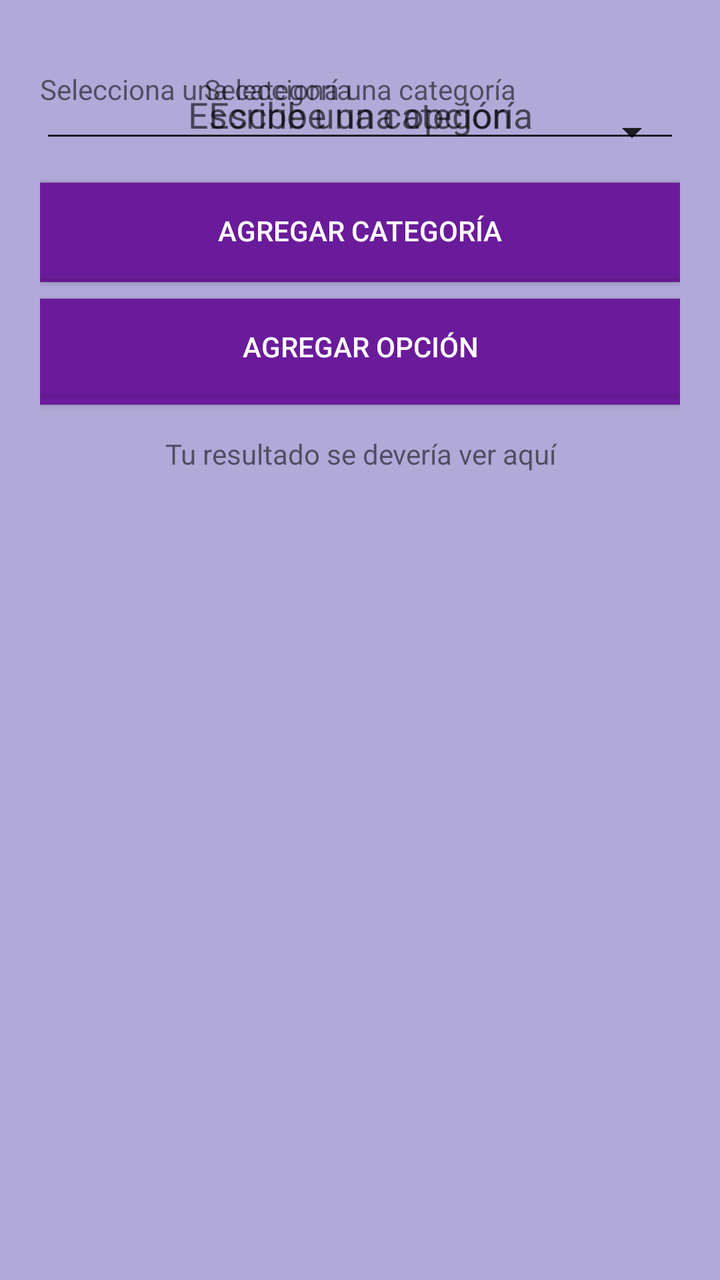
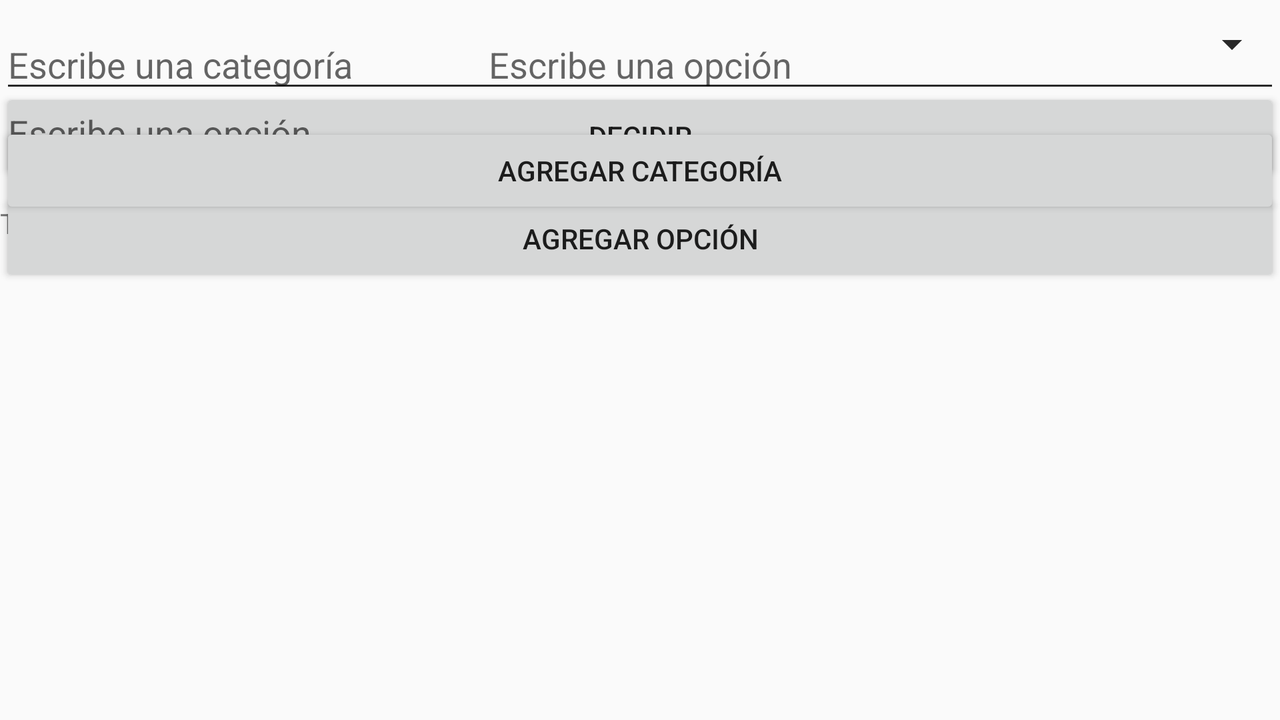

Compare how this app lays out the same screen by default and in its alternative resource folder. The renders come first, then the two layout files and the values they reference.
<!-- AndroidManifest.xml: application theme AppTheme -->
<!-- res/layout/activity_main.xml -->
<?xml version="1.0" encoding="utf-8"?>
<LinearLayout xmlns:android="http://schemas.android.com/apk/res/android"
    xmlns:tools="http://schemas.android.com/tools"
    android:layout_width="match_parent"
    android:layout_height="match_parent"
    tools:context="macochave.com.decidir.MainActivity" >

    <TabHost
        android:layout_width="match_parent"
        android:layout_height="match_parent"
        android:id="@+id/tabHost">

        <LinearLayout
            android:layout_width="match_parent"
            android:layout_height="match_parent"
            android:orientation="vertical">

            <TabWidget
                android:id="@android:id/tabs"
                android:layout_width="match_parent"
                android:layout_height="wrap_content"
                android:background="@color/colorPrimary"
                android:divider="@color/colorPrimaryLight" />

            <FrameLayout
                android:id="@android:id/tabcontent"
                android:layout_width="match_parent"
                android:layout_height="match_parent"
                android:background="@color/colorBackground"
                android:padding="20dp">

                <LinearLayout
                    android:id="@+id/tab1"
                    android:layout_width="match_parent"
                    android:layout_height="match_parent"
                    android:paddingTop="15dp"
                    android:orientation="vertical">

                    <EditText
                        android:id="@+id/edtAddOpcion"
                        android:layout_width="match_parent"
                        android:layout_height="wrap_content"
                        android:layout_marginBottom="15dp"
                        android:gravity="center_horizontal"
                        android:hint="@string/edtOpcion"/>

                    <Button
                        android:id="@+id/btnAddOpcionF"
                        android:layout_width="match_parent"
                        android:layout_height="wrap_content"
                        android:layout_marginBottom="15dp"
                        android:background="@color/colorPrimaryDark"
                        android:textColor="@color/textIcon"
                        android:text="@string/btnAgregarOpcion" />

                    <Button
                        android:id="@+id/btnDecidirF"
                        android:layout_width="match_parent"
                        android:layout_height="wrap_content"
                        android:layout_marginBottom="15dp"
                        android:background="@color/colorPrimaryDark"
                        android:textColor="@color/textIcon"
                        android:text="@string/btnDecidir" />

                    <TextView
                        android:id="@+id/txtResultadoF"
                        android:layout_width="match_parent"
                        android:layout_height="wrap_content"
                        android:gravity="center_horizontal"
                        android:text="@string/txtResultado" />
                </LinearLayout>

                <LinearLayout
                    android:id="@+id/tab2"
                    android:layout_width="match_parent"
                    android:layout_height="match_parent"
                    android:paddingTop="15dp"
                    android:orientation="vertical">

                    <TextView
                        android:id="@+id/infoSpinnerDecidir"
                        android:layout_width="match_parent"
                        android:layout_height="wrap_content"
                        android:gravity="center_horizontal"
                        android:textAppearance="?android:attr/textAppearanceSmall"
                        android:text="@string/infoSpinner" />

                    <Spinner
                        android:id="@+id/spinnerDecidir"
                        android:layout_width="match_parent"
                        android:layout_height="wrap_content"
                        android:layout_marginBottom="15dp" />

                    <Button
                        android:id="@+id/btnDecidirC"
                        android:layout_width="match_parent"
                        android:layout_height="wrap_content"
                        android:layout_marginBottom="15dp"
                        android:background="@color/colorPrimaryDark"
                        android:textColor="@color/textIcon"
                        android:text="@string/btnDecidir" />

                    <TextView
                        android:id="@+id/txtResultadoC"
                        android:layout_width="match_parent"
                        android:layout_height="wrap_content"
                        android:gravity="center_horizontal"
                        android:text="@string/txtResultado" />
                </LinearLayout>

                <LinearLayout
                    android:id="@+id/tab3"
                    android:layout_width="match_parent"
                    android:layout_height="match_parent"
                    android:paddingTop="15dp"
                    android:orientation="vertical">

                    <TextView
                        android:id="@+id/InfoSpinnerAgregar"
                        android:layout_width="wrap_content"
                        android:layout_height="wrap_content"
                        android:gravity="center_horizontal"
                        android:textAppearance="?android:attr/textAppearanceSmall"
                        android:text="@string/infoSpinner" />

                    <Spinner
                        android:id="@+id/spinnerAgregar"
                        android:layout_width="match_parent"
                        android:layout_height="wrap_content"
                        android:layout_marginBottom="15dp" />

                    <EditText
                        android:id="@+id/edtAddNewOpcion"
                        android:layout_width="match_parent"
                        android:layout_height="wrap_content"
                        android:layout_marginBottom="15dp"
                        android:gravity="center_horizontal"
                        android:hint="@string/edtOpcion"/>

                    <Button
                        android:id="@+id/btnAddNewOpcion"
                        android:layout_width="match_parent"
                        android:layout_height="wrap_content"
                        android:background="@color/colorPrimaryDark"
                        android:textColor="@color/textIcon"
                        android:text="@string/btnAgregarOpcion" />
                </LinearLayout>

                <LinearLayout
                    android:id="@+id/tab4"
                    android:layout_width="match_parent"
                    android:layout_height="match_parent"
                    android:paddingTop="15dp"
                    android:orientation="vertical">

                    <EditText
                        android:id="@+id/edtAddCategoria"
                        android:layout_width="match_parent"
                        android:layout_height="wrap_content"
                        android:layout_marginBottom="15dp"
                        android:gravity="center_horizontal"
                        android:hint="@string/edtCategoria"/>

                    <Button
                        android:id="@+id/btnAddCategoria"
                        android:layout_width="match_parent"
                        android:layout_height="wrap_content"
                        android:background="@color/colorPrimaryDark"
                        android:textColor="@color/textIcon"
                        android:text="@string/btnAgregarCategoria" />
                </LinearLayout>
            </FrameLayout>
        </LinearLayout>
    </TabHost>
</LinearLayout>
<!-- resources referenced by this layout -->
<resources>
  <color name="colorBackground">#b1a9d8</color>
  <color name="colorPrimary">#9C27B0</color>
  <color name="colorPrimaryDark">#6A1B9A</color>
  <color name="colorPrimaryLight">#f3e5f5</color>
  <color name="textIcon">#FFFFFF</color>
  <string name="btnAgregarCategoria">Agregar categoría</string>
  <string name="btnAgregarOpcion">Agregar Opción</string>
  <string name="btnDecidir">Decidir</string>
  <string name="edtCategoria">Escribe una categoría</string>
  <string name="edtOpcion">Escribe una opción</string>
  <string name="infoSpinner">Selecciona una categoría</string>
  <string name="txtResultado">Tu resultado se devería ver aquí</string>
  <style name="AppTheme" parent="Theme.AppCompat.Light.DarkActionBar">
          
          <item name="colorPrimary">@color/colorPrimary</item>
          <item name="colorPrimaryDark">@color/colorPrimaryDark</item>
          <item name="colorAccent">@color/colorAccent</item>
          <item name="android:colorPressedHighlight">@color/colorPrimaryLight</item>
      </style>
  <color name="colorAccent">#3d5afe</color>
</resources>
<!-- res/layout-land/activity_main.xml (the repository's variant of the layout above) -->
<!-- drawn on the phone turned sideways -->
<?xml version="1.0" encoding="utf-8"?>
<LinearLayout xmlns:android="http://schemas.android.com/apk/res/android"
    xmlns:tools="http://schemas.android.com/tools"
    android:layout_width="match_parent"
    android:layout_height="match_parent"
    tools:context="macochave.com.decidir.MainActivity">

    <TabHost
        android:layout_width="match_parent"
        android:layout_height="match_parent"
        android:id="@+id/tabHost">

        <LinearLayout
            android:layout_width="match_parent"
            android:layout_height="match_parent"
            android:orientation="vertical">

            <TabWidget
                android:id="@android:id/tabs"
                android:layout_width="match_parent"
                android:layout_height="wrap_content"/>

            <FrameLayout
                android:id="@android:id/tabcontent"
                android:layout_width="match_parent"
                android:layout_height="match_parent">

                <LinearLayout
                    android:id="@+id/tab1"
                    android:layout_width="match_parent"
                    android:layout_height="match_parent"
                    android:paddingTop="10dp"
                    android:orientation="vertical">

                    <EditText
                        android:id="@+id/edtAddOpcion"
                        android:layout_width="match_parent"
                        android:layout_height="wrap_content"
                        android:layout_marginBottom="10dp"
                        android:gravity="center_horizontal"
                        android:hint="@string/edtOpcion" />

                    <LinearLayout
                        android:orientation="horizontal"
                        android:layout_width="wrap_content"
                        android:layout_height="wrap_content"
                        android:layout_gravity="center_horizontal"
                        android:layout_marginBottom="10dp">

                        <Button
                            android:id="@+id/btnAddOpcionF"
                            android:layout_width="wrap_content"
                            android:layout_height="wrap_content"
                            android:layout_marginRight="10dp"
                            android:text="@string/btnAgregarOpcion" />

                        <Button
                            android:id="@+id/btnDecidirF"
                            android:layout_width="wrap_content"
                            android:layout_height="wrap_content"
                            android:text="@string/btnDecidir" />
                    </LinearLayout>

                    <TextView
                        android:id="@+id/txtResultadoF"
                        android:layout_width="match_parent"
                        android:layout_height="wrap_content"
                        android:gravity="center_horizontal"
                        android:text="@string/txtResultado" />

                </LinearLayout>

                <LinearLayout
                    android:id="@+id/tab2"
                    android:layout_width="match_parent"
                    android:layout_height="match_parent"
                    android:paddingTop="10dp"
                    android:orientation="vertical">

                    <Spinner
                        android:id="@+id/spinnerDecidir"
                        android:layout_width="match_parent"
                        android:layout_height="wrap_content"
                        android:layout_marginBottom="10dp" />

                    <Button
                        android:id="@+id/btnDecidirC"
                        android:layout_width="match_parent"
                        android:layout_height="wrap_content"
                        android:layout_marginBottom="10dp"
                        android:text="@string/btnDecidir" />

                    <TextView
                        android:id="@+id/txtResultadoC"
                        android:layout_width="match_parent"
                        android:layout_height="wrap_content"
                        android:text="@string/txtResultado" />
                </LinearLayout>

                <LinearLayout
                    android:id="@+id/tab3"
                    android:layout_width="match_parent"
                    android:layout_height="match_parent"
                    android:paddingTop="10dp"
                    android:orientation="vertical">

                    <Spinner
                        android:id="@+id/spinner2"
                        android:layout_width="match_parent"
                        android:layout_height="wrap_content"
                        android:layout_marginBottom="10dp" />

                    <EditText
                        android:id="@+id/edtAddNewOpcion"
                        android:layout_width="match_parent"
                        android:layout_height="wrap_content"
                        android:layout_marginBottom="10dp"
                        android:hint="@string/edtOpcion"/>

                    <Button
                        android:id="@+id/btnAddNewOpcion"
                        android:layout_width="match_parent"
                        android:layout_height="wrap_content"
                        android:text="@string/btnAgregarOpcion" />
                </LinearLayout>

                <LinearLayout
                    android:id="@+id/tab4"
                    android:layout_width="match_parent"
                    android:layout_height="match_parent"
                    android:paddingTop="10dp"
                    android:orientation="vertical">

                    <EditText
                        android:id="@+id/edtAddCategoria"
                        android:layout_width="match_parent"
                        android:layout_height="wrap_content"
                        android:layout_marginBottom="10dp"
                        android:hint="@string/edtCategoria"/>

                    <Button
                        android:id="@+id/btnAddCategoria"
                        android:layout_width="match_parent"
                        android:layout_height="wrap_content"
                        android:text="@string/btnAgregarCategoria" />
                </LinearLayout>
            </FrameLayout>
        </LinearLayout>
    </TabHost>
</LinearLayout>
<!-- resources referenced by the variant -->
<!-- as the phone turned sideways resolves them -->
<resources>
  <string name="btnAgregarCategoria">Agregar categoría</string>
  <string name="btnAgregarOpcion">Agregar Opción</string>
  <string name="btnDecidir">Decidir</string>
  <string name="edtCategoria">Escribe una categoría</string>
  <string name="edtOpcion">Escribe una opción</string>
  <string name="txtResultado">Tu resultado se devería ver aquí</string>
  <style name="AppTheme" parent="Theme.AppCompat.Light.DarkActionBar">
          
          <item name="colorPrimary">@color/colorPrimary</item>
          <item name="colorPrimaryDark">@color/colorPrimaryDark</item>
          <item name="colorAccent">@color/colorAccent</item>
          <item name="android:colorPressedHighlight">@color/colorPrimaryLight</item>
      </style>
  <color name="colorPrimary">#9C27B0</color>
  <color name="colorPrimaryDark">#6A1B9A</color>
  <color name="colorAccent">#3d5afe</color>
  <color name="colorPrimaryLight">#f3e5f5</color>
</resources>
